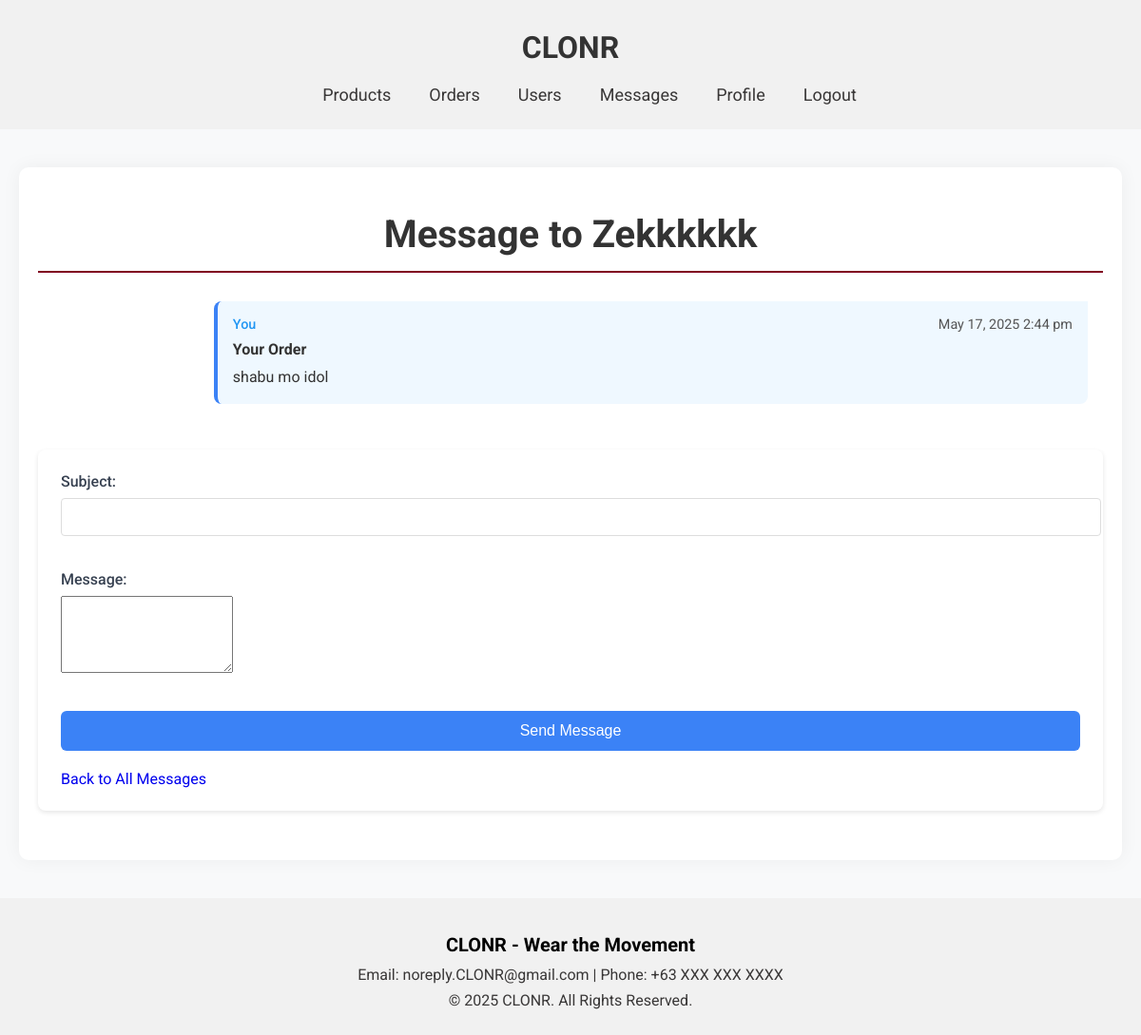
/admin/message_user.php?id=16 (signed in), run on the app's committed database.
### tables this page shows
CREATE TABLE `users` (
  `id` int(100) NOT NULL,
  `name` varchar(100) NOT NULL,
  `email` varchar(100) NOT NULL,
  `password` varchar(100) NOT NULL,
  `user_type` varchar(20) NOT NULL DEFAULT 'user',
  `image` varchar(100) NOT NULL,
  `phone` varchar(15) DEFAULT NULL,
  `created_acc` timestamp NOT NULL DEFAULT current_timestamp(),
  `Status` varchar(10) NOT NULL DEFAULT 'Active',
  `balance` decimal(65,0) NOT NULL,
  `money` decimal(65,0) NOT NULL
);

CREATE TABLE `messages` (
  `id` int(11) NOT NULL,
  `parent_id` int(11) DEFAULT NULL,
  `user_id` int(11) NOT NULL,
  `sender_id` int(11) NOT NULL,
  `sender_type` enum('admin','user') NOT NULL,
  `subject` varchar(255) DEFAULT NULL,
  `message` text NOT NULL,
  `is_read` tinyint(1) DEFAULT 0,
  `is_archived` tinyint(1) DEFAULT 0,
  `is_important` tinyint(1) DEFAULT 0,
  `created_at` timestamp NOT NULL DEFAULT current_timestamp()
);

### admin/message_user.php (the view, shortened to what this page needs)
<?php
require_once '../config.php';
$user_id = isset($_GET['id']) ? intval($_GET['id']) : 0;
$stmt = $conn->prepare("SELECT id, name, email FROM users WHERE id = ? AND user_type = 'user'");
$stmt->execute([$user_id]);
$user = $stmt->fetch(PDO::FETCH_ASSOC);
$stmt = $conn->prepare("
    SELECT m.*,
           sender.name as sender_name,
           sender.email as sender_email,
           receiver.name as receiver_name
    FROM messages m
    LEFT JOIN users sender ON m.sender_id = sender.id
    LEFT JOIN users receiver ON m.user_id = receiver.id
    WHERE (m.user_id = :user_id AND m.sender_id = :admin_id) OR
          (m.sender_id = :user_id AND m.user_id = :admin_id)
    ORDER BY m.created_at ASC
");
$stmt->execute([
    ':user_id' => $user_id,
    ':admin_id' => $_SESSION['admin_id']
]);
$conversation = $stmt->fetchAll(PDO::FETCH_ASSOC);
?>
<!DOCTYPE html>
<html lang="en">
<head>
    <link rel="stylesheet" href="../global.css">
    <link rel="stylesheet" href="admin.css">
</head>
<body>
     <header>
        <div class="container">
            <a href="admindashboard.php"><h1 class="title">CLONR</h1></a>
            <nav>
                <ul class="navbar">
                    <li><a href="products.php">Products</a></li>
                    <li><a href="order.php">Orders</a></li>
                    <li><a href="users.php">Users</a></li>
                   <li><a href="messages.php">Messages</a></li>
                    <li><a href="../AdminUpdateProfile.php">Profile</a></li>
                    <li><a href="../logout.php" class="logout-btn">Logout</a></li>
                </ul>
            </nav>
        </div>
    </header>
    <main class="admin-main">
        <div class="admin-container">
            <h1 class="admin-title">Message to <?= htmlspecialchars($user['name']) ?></h1>
            <div class="conversation-history">
                <?php if (empty($conversation)): ?>
                    <p class="no-messages">No previous messages with this user</p>
                <?php else: ?>
                    <?php foreach ($conversation as $msg): ?>
                    <div class="message-bubble <?= $msg['sender_type'] === 'admin' ? 'outgoing' : 'incoming' ?>">
                        <div class="message-meta">
                            <span class="sender">
                                <?= $msg['sender_type'] === 'admin' ? 'You' : htmlspecialchars($msg['sender_name']) ?>
                            </span>
                            <span class="time"><?= date('M j, Y g:i a', strtotime($msg['created_at'])) ?></span>
                        </div>
                        <div class="message-subject"><?= htmlspecialchars($msg['subject']) ?></div>
                        <div class="message-text"><?= nl2br(htmlspecialchars($msg['message'])) ?></div>
                    </div>
                    <?php endforeach; ?>
                <?php endif; ?>
            </div>
            <div class="message-form">
                <form action="message_user.php?id=<?= $user_id ?>" method="post">
                    <div class="form-group">
                        <label for="subject">Subject:</label>
                        <input type="text" id="subject" name="subject" required>
                    </div>
                    <div class="form-group">
                        <label for="message">Message:</label>
                        <textarea id="message" name="message" rows="5" required></textarea>
                    </div>
                    <button type="submit" class="btn-primary">Send Message</button>
                    <a href="messages.php" class="btn-secondary">Back to All Messages</a>
                </form>
            </div>
        </div>
    </main>
 <footer>
        <div class="footer-content">
            <h2>CLONR - Wear the Movement</h2>
            <p>Email: noreply.CLONR@gmail.com | Phone: +63 XXX XXX XXXX</p>
            <p>© 2025 CLONR. All Rights Reserved.</p>
        </div>
    </footer>
</body>
</html>

### global.css (style rules this page uses)
body { margin: 0; font-family: 'Roboto',sans-serif; background-color: #f1f1f1; color: #333333; }
header { padding: 10px 40px; display: flex; justify-content: center; align-items: center; position: relative; }
.title { color: #000000; font-size: 2rem; text-align: center; }
a { text-decoration: none; }
.navbar { list-style: none; display: flex; gap: 40px; z-index: 10; }
.navbar li { position: relative; cursor: pointer; font-size: 18px; color: #393737; }
.navbar a { text-decoration: none; color: inherit; }
footer { color: #000000; text-align: center; padding: 20px 20px; }
.footer-content h2 { font-size: 20px; margin-bottom: 10px; }
.footer-content p { font-size: 16px; margin: 8px 0; color: #393737; }

### admin/admin.css (style rules this page uses)
form { display: flex; flex-direction: column; gap: 20px; }
.title { font-size: 2rem; margin-bottom: 20px; color: #333; }
.form-group { margin-bottom: 15px; }
.form-group label { display: block; margin-bottom: 5px; font-weight: bold; }
.form-group input, .form-group select { width: 100%; padding: 10px; border: 1px solid #ddd; border-radius: 4px; font-size: 16px; }
.admin-main { padding: 40px 20px; background-color: #f8f9fa; min-height: calc(100vh - 200px); }
.admin-container { max-width: 1200px; margin: 0 auto; padding: 20px; background-color: #fff; border-radius: 10px; box-shadow: 0 0 20px rgba(0, 0, 0, 0.05); }
.admin-title { color: #333; font-size: 2.5rem; margin-bottom: 30px; text-align: center; border-bottom: 2px solid #800020; padding-bottom: 15px; }
.conversation-history { max-height: 500px; overflow-y: auto; margin-bottom: 2rem; padding-right: 1rem; }
.message-bubble { padding: 1rem; margin-bottom: 1rem; border-radius: 8px; max-width: 80%; }
.outgoing { background-color: #e3f2fd; margin-left: auto; border-top-right-radius: 0; }
.message-meta { display: flex; justify-content: space-between; margin-bottom: 0.5rem; font-size: 0.9rem; color: #555; }
.message-subject { font-weight: bold; margin-bottom: 0.5rem; }
.message-text { line-height: 1.5; }
.sender { font-weight: 500; color: #2196F3; }
.message-form { background-color: #fff; border-radius: 8px; padding: 2rem; margin-bottom: 2rem; box-shadow: 0 2px 4px rgba(0,0,0,0.05); }
.message-form { background: #fff; padding: 20px; border-radius: 8px; box-shadow: 0 2px 10px rgba(0,0,0,0.1); margin-bottom: 30px; }
.form-group label { display: block; margin-bottom: 5px; font-weight: 500; }
.btn-primary { background-color: #007bff; color: white; border: none; padding: 10px 20px; border-radius: 4px; cursor: pointer; font-weight: 500; }
.outgoing { background-color: #EFF8FF; border-left: 4px solid #3B82F6; }
.message-form { background: white; padding: 1.5rem; border-radius: 8px; box-shadow: 0 2px 5px rgba(0,0,0,0.1); margin-bottom: 2rem; }
.form-group { margin-bottom: 1rem; }
.form-group label { display: block; margin-bottom: 0.5rem; font-weight: 500; color: #374151; }
.btn-primary { background-color: #3B82F6; color: white; padding: 0.75rem 1.5rem; border: none; border-radius: 6px; cursor: pointer; font-size: 1rem; transition: background-color 0.2s; }

### data on the page
users: name "Zekkkkkk"
messages: sender_type "You", created_at "May 17, 2025 2:44 pm", subject "Your Order", message "shabu mo idol"
